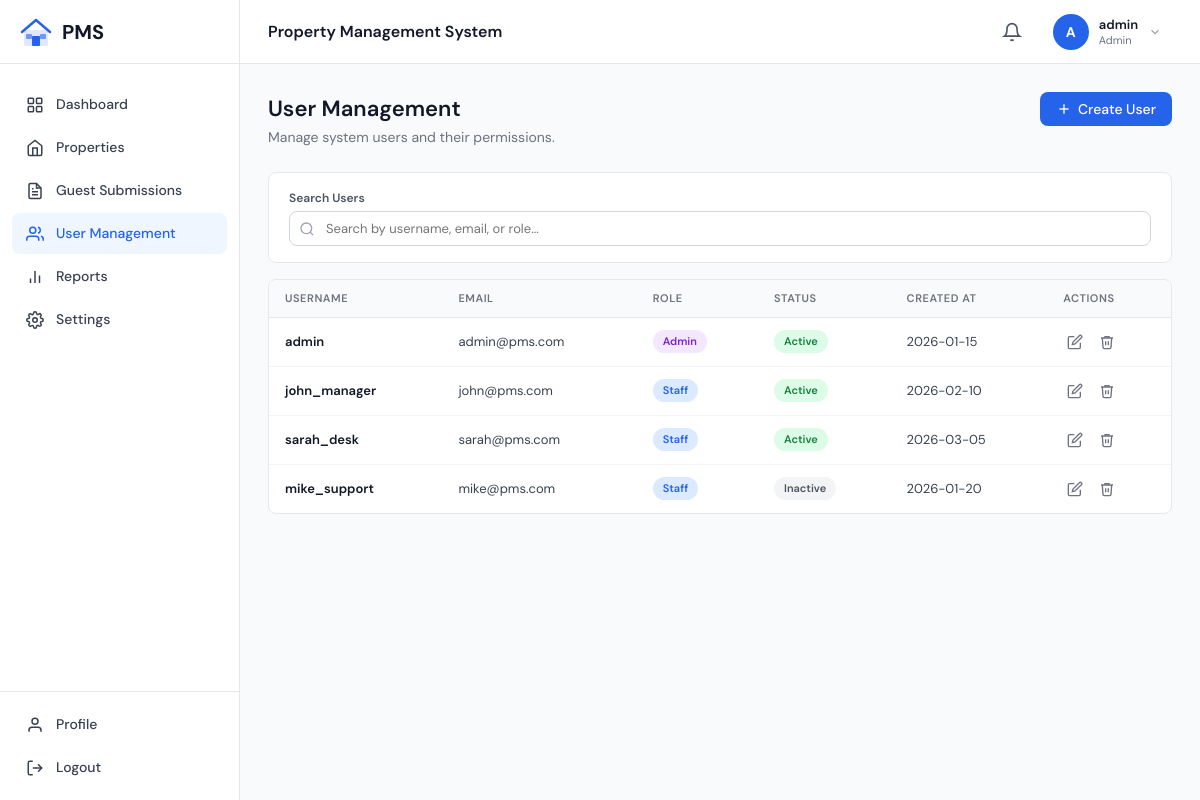
/index.php?page=user-management (signed in), run on the app's committed database.
### tables this page shows
CREATE TABLE IF NOT EXISTS users (
    id INT AUTO_INCREMENT PRIMARY KEY,
    username VARCHAR(50) NOT NULL UNIQUE,
    password VARCHAR(255) NOT NULL,   
    email VARCHAR(100) NOT NULL UNIQUE,
    role ENUM('Admin', 'Staff') NOT NULL DEFAULT 'Staff',
    status ENUM('Active', 'Inactive') NOT NULL DEFAULT 'Active',
    created_at DATETIME NOT NULL DEFAULT CURRENT_TIMESTAMP,
    updated_at DATETIME NOT NULL DEFAULT CURRENT_TIMESTAMP ON UPDATE CURRENT_TIMESTAMP
);

### includes/config.php (called while the page is built, shortened)
<?php
function h(string $str): string {
    return htmlspecialchars($str, ENT_QUOTES | ENT_SUBSTITUTE, 'UTF-8');
}

### pages/user_management.php (the view, shortened to what this page needs)
<?php
$db = getDB();
$users = $db->query('SELECT * FROM users ORDER BY id')->fetchAll();
?>
<div class="page-header">
    <div>
        <h2>User Management</h2>
        <p>Manage system users and their permissions.</p>
    </div>
    <div class="page-actions">
        <button class="btn btn-primary" onclick="openModal('addUserModal')">
            <svg viewBox="0 0 24 24" fill="none" stroke="currentColor" stroke-width="2"><line x1="12" y1="5" x2="12" y2="19"/><line x1="5" y1="12" x2="19" y2="12"/></svg>
            Create User
        </button>
    </div>
</div>
<div class="filter-bar">
    <div class="filter-group" style="flex:1;">
        <label>Search Users</label>
        <div class="search-wrap">
            <input type="text" id="searchInput" class="form-control" placeholder="Search by username, email, or role..." oninput="applyFilters()">
        </div>
    </div>
</div>
<div class="card">
    <div class="table-wrap">
        <table class="data-table" id="mainTable">
            <thead>
                <tr>
                    <th>Username</th>
                    <th>Email</th>
                    <th>Role</th>
                    <th>Status</th>
                    <th>Created At</th>
                    <th>Actions</th>
                </tr>
            </thead>
            <tbody>
                <?php foreach ($users as $u): ?>
                <tr>
                    <td class="bold"><?= h($u['username']) ?></td>
                    <td><?= h($u['email']) ?></td>
                    <td>
                        <span class="badge <?= $u['role'] === 'Admin' ? 'badge-purple' : 'badge-blue' ?>">
                            <?= h($u['role']) ?>
                        </span>
                    </td>
                    <td>
                        <span class="badge <?= $u['status'] === 'Active' ? 'badge-green' : 'badge-gray' ?>">
                            <?= h($u['status']) ?>
                        </span>
                    </td>
                    <td><?= h(date('Y-m-d', strtotime($u['created_at']))) ?></td>
                    <td>
                        <div class="action-btns">
                            <button class="edit-btn" onclick='openEditUser(<?= json_encode($u) ?>)' title="Edit">
                                <svg viewBox="0 0 24 24" fill="none" stroke="currentColor" stroke-width="2"><path d="M11 4H4a2 2 0 0 0-2 2v14a2 2 0 0 0 2 2h14a2 2 0 0 0 2-2v-7"/><path d="M18.5 2.5a2.121 2.121 0 0 1 3 3L12 15l-4 1 1-4 9.5-9.5z"/></svg>
                            </button>
                            <button class="del-btn" title="Delete" onclick="confirmDelete('api/users.php?action=delete&id=<?= $u['id'] ?>', '<?= h(addslashes($u['username'])) ?>')">
                                <svg viewBox="0 0 24 24" fill="none" stroke="currentColor" stroke-width="2"><polyline points="3 6 5 6 21 6"/><path d="M19 6l-1 14a2 2 0 0 1-2 2H8a2 2 0 0 1-2-2L5 6"/><path d="M10 11v6"/><path d="M14 11v6"/><path d="M9 6V4h6v2"/></svg>
                            </button>
                        </div>
                    </td>
                </tr>
                <?php endforeach; ?>
            </tbody>
        </table>
    </div>
</div>

### assets/css/app.css (style rules this page uses)
:root { --blue-50: #eff6ff; --blue-100: #dbeafe; --blue-200: #bfdbfe; --blue-500: #3b82f6; --blue-600: #2563eb; --blue-700: #1d4ed8; --green-100: #dcfce7; --green-600: #16a34a; --green-700: #15803d; --red-50: #fef2f2; --red-100: #fee2e2; --red-200: #fecaca; --red-600: #dc2626; --red-700: #b91c1c; --red-800: #991b1b; --purple-100: #f3e8ff; --purple-700: #7e22ce; --orange-500: #f97316; --yellow-50: #fefce8; --yellow-100: #fef9c3; --yellow-200: #fef08a; --yellow-700: #a16207; --yellow-800: #854d0e; --gray-50: #f9fafb; --gray-100: #f3f4f6; --gray-200: #e5e7eb; --gray-300: #d1d5db; --gray-400: #9ca3af; --gray-500: #6b7280; --gray-600: #4b5563; --gray-700: #374151; --gray-900: #111827; --sidebar-w: 240px; --topbar-h: 64px; --radius: 8px; --shadow-sm: 0 1px 3px rgba(0,0,0,.08); --shadow-md: 0 4px 12px rgba(0,0,0,.1); --shadow-lg: 0 10px 30px rgba(0,0,0,.15); --transition: 150ms ease; }
*, *::before, *::after { box-sizing: border-box; margin: 0; padding: 0; }
body { font-family: 'DM Sans', sans-serif; font-size: 14px; color: var(--gray-900); background: var(--gray-50); line-height: 1.5; }
.page-header { display: flex; align-items: flex-start; justify-content: space-between; margin-bottom: 24px; gap: 16px; }
.page-header h2 { font-size: 22px; font-weight: 600; color: var(--gray-900); }
.page-header p { color: var(--gray-500); margin-top: 2px; }
.page-actions { display: flex; gap: 10px; flex-shrink: 0; }
.card { background: #fff; border: 1px solid var(--gray-200); border-radius: var(--radius); overflow: hidden; }
.btn { display: inline-flex; align-items: center; gap: 6px; padding: 8px 16px; border-radius: var(--radius); font-size: 14px; font-weight: 500; font-family: inherit; cursor: pointer; border: none; transition: background var(--transition), opacity var(--transition); text-decoration: none; white-space: nowrap; }
.btn svg { width: 16px; height: 16px; }
.btn-primary { background: var(--blue-600); color: #fff; }
.table-wrap { overflow-x: auto; }
table.data-table { width: 100%; border-collapse: collapse; }
.data-table thead { background: var(--gray-50); border-bottom: 1px solid var(--gray-200); }
.data-table th { padding: 10px 16px; text-align: left; font-size: 11px; font-weight: 600; text-transform: uppercase; letter-spacing: .05em; color: var(--gray-500); }
.data-table td { padding: 12px 16px; border-bottom: 1px solid var(--gray-100); font-size: 13px; color: var(--gray-700); }
.data-table tr:last-child td { border-bottom: none; }
.data-table td.bold { font-weight: 600; color: var(--gray-900); }
.badge { display: inline-flex; align-items: center; padding: 3px 10px; border-radius: 999px; font-size: 11px; font-weight: 600; }
.badge-green { background: var(--green-100); color: var(--green-700); }
.badge-gray { background: var(--gray-100); color: var(--gray-600); }
.badge-blue { background: var(--blue-100); color: var(--blue-600); }
.badge-purple { background: var(--purple-100); color: var(--purple-700); }
.action-btns { display: flex; align-items: center; gap: 8px; }
.action-btns a, .action-btns button { background: none; border: none; cursor: pointer; padding: 4px; border-radius: 4px; color: var(--gray-500); transition: color var(--transition), background var(--transition); font-family: inherit; }
.action-btns svg { width: 16px; height: 16px; display: block; }
.filter-bar { background: #fff; border: 1px solid var(--gray-200); border-radius: var(--radius); padding: 16px 20px; margin-bottom: 16px; display: flex; flex-wrap: wrap; gap: 12px; align-items: flex-end; }
.filter-group { display: flex; flex-direction: column; gap: 4px; flex: 1; min-width: 160px; }
.filter-group label { font-size: 12px; font-weight: 600; color: var(--gray-600); }
.form-control { width: 100%; padding: 8px 12px; border: 1px solid var(--gray-300); border-radius: var(--radius); font-size: 13px; font-family: inherit; color: var(--gray-900); background: #fff; transition: border-color var(--transition), box-shadow var(--transition); outline: none; }
.search-wrap { position: relative; }
.search-wrap .form-control { padding-left: 36px; }

### data on the page
users: username "admin", email "admin@pms.com", role "Admin", status "Active", created_at "2026-01-15"
users: username "john_manager", email "john@pms.com", role "Staff", status "Active", created_at "2026-02-10"
users: username "sarah_desk", email "sarah@pms.com", role "Staff", status "Active", created_at "2026-03-05"
users: username "mike_support", email "mike@pms.com", role "Staff", status "Inactive", created_at "2026-01-20"

### other printed values
APP_NAME "Property Management System"
substr($user['username'], 0, 1) "A"
$user['username'] "admin"
$user['role'] "Admin"
